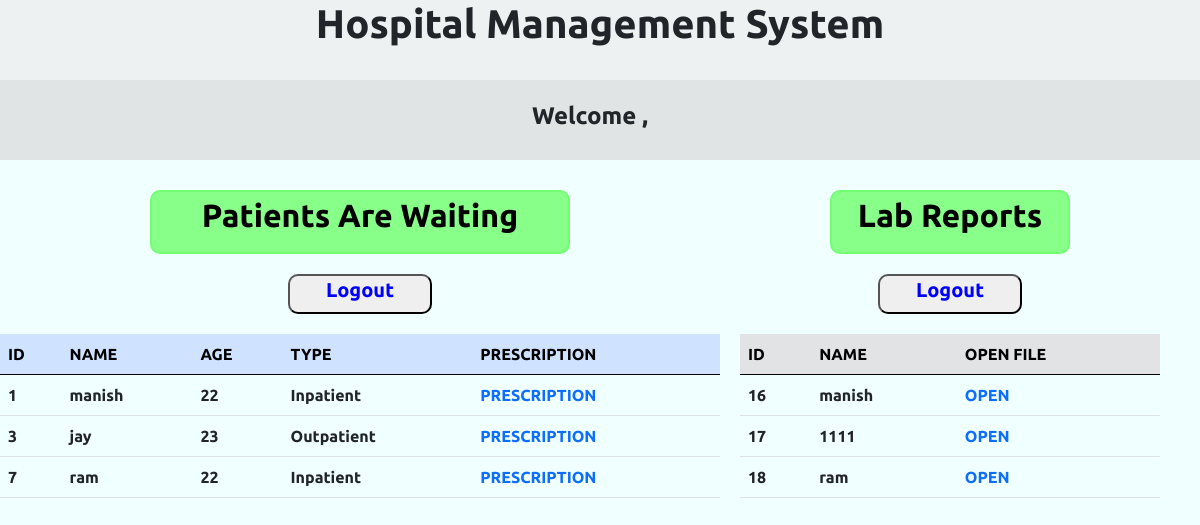
The app's page /doc_page.php (signed in) with its own data.
### tables this page shows
CREATE TABLE `appointed_patients` (
  `pat_id` int(100) NOT NULL,
  `name` varchar(200) NOT NULL,
  `age` int(3) NOT NULL,
  `doc` varchar(200) NOT NULL,
  `type` varchar(200) NOT NULL,
  `gender` varchar(20) NOT NULL,
  `added` varchar(20) NOT NULL
);

CREATE TABLE `lab_reports` (
  `rep_id` int(5) NOT NULL,
  `name` varchar(2000) NOT NULL,
  `filename` varchar(8000) NOT NULL
);

### doc_page.php (the view, shortened to what this page needs)
<?php
$conn = mysqli_connect('localhost', 'root' ,'', 'DBMS_secB');
            $query = "select * from appointed_patients as a , doctors as b
                    where a.doc = b.doc_name;
            ";
            $run = mysqli_query($conn,$query);
            $num = mysqli_num_rows($run);
            $query1 = "select * from lab_reports";
            $run1 = mysqli_query($conn,$query1);
            $num1 = mysqli_num_rows($run1);
?>
<!DOCTYPE html>
<html lang="en">
<head>
    <link href="https://cdn.jsdelivr.net/npm/bootstrap@5.0.2/dist/css/bootstrap.min.css" rel="stylesheet"
>
    <link rel="stylesheet" href="doc_page.css">
</head>
<body>
    <nav>
        <center>
            <div class="head1">
                <h1><b>Hospital Management System</b></h1>
            </div>
        </center>
        <div class="head2">
            <h4><b>Welcome , <snap class="user" style="padding-bottom:6px;"> <?php echo $_SESSION['doc_name']?></snap></b></h4>
        </div>
    </nav>
    <center >
    <div class="main">
        <div class="list">
                <h2><b>Patients Are Waiting</b></h2>
                <form class="" action="" method="post" autocomplete="off" style="font-weight: bolder;">
                <button type="submit" name="logout"  style="width:12vw; height:5vh; color:blue;  border-radius:10px; margin-bottom:20px; font-weight: bolder;"
                ><h5><b>Logout</b></h5></button>
                </form>
            <table class="table" class="table-primary">
                <thead>
                    <tr class="table-primary">
                        <th scope="col">ID</th>
                        <th scope="col">NAME</th>
                        <th scope="col">AGE</th>
                        <th scope="col">TYPE</th>
                        <th scope="col">PRESCRIPTION</th>
                    </tr>
                </thead>
                <?php
                    if($num>0)
                    {
                        while($data=mysqli_fetch_assoc($run))
                        {
                            echo"
                                <tr>
                                <td><b>".$data['pat_id']."</b></td>
                                <td><b>".$data['name']."</b></td>
                                <td><b>".$data['age']."</b></td>
                                <td><b>".$data['type']."</b></td>
                                <td><a href='prescribe.php' style='text-decoration:none;'>PRESCRIPTION</a></td>
                                </tr>
                            ";
                        };
                    }
                ?>
            </table>
        </div>
        <div class="lab_list">
        <h2><b>Lab Reports</b></h2>
        <table class="table" class="table-primary">
                <thead>
                    <tr class="table-secondary">
                    <th scope="col">ID</th>
                        <th scope="col">NAME</th>
                        <th scope="col">OPEN FILE</th>
                    </tr>
                </thead>
                <form class="" action="" method="post" autocomplete="off" style="font-weight: bolder;">
                <button type="submit" name="logout"  style="width:12vw; height:5vh; color:blue;  border-radius:10px; margin-bottom:20px; font-weight: bolder;"
                ><h5><b>Logout</b></h5></button>
                </form>
                <?php
                    if($num1>0)
                    {
                        while($data1=mysqli_fetch_assoc($run1))
                        {
                            echo"
                                <tr>
                                <td><b>".$data1['rep_id']."</b></td>
                                <td><b>".$data1['name']."</b></td>
                                <td><a href='$data1[filename]' target='_blank' style='text-decoration:none;'>OPEN</a></td>
                                </tr>
                            ";
                        };
                    }
                ?>
            </table>
        </div>
    </div>
    </center>
</body>
</html>

### doc_page.css (style rules this page uses)
* { margin: 0px 0px; padding: 0px 0px; font-family: 'Ubuntu', sans-serif; font-weight: bolder; }
body { background-color: azure; }
nav .head1 { min-width: 98vw; height: 10vh; background-color: rgb(237, 241, 241); }
nav .head2 { min-width: 98vw; min-height: 10vh; background-color: rgb(225, 228, 228); display: flex; justify-content: space-evenly; align-items: center; }
.main { display: flex; margin-top: 30px; height: 70vh; }
.list { min-width: 60vw; height: 100vh; }
.list h2 { width: 35vw; padding-top: 4px; margin-bottom: 20px; height: 8vh; border: 2px solid rgb(114, 255, 114); border-radius: 10px; background-color: rgb(136, 255, 136); color: black; }
.lab_list { margin-left: 20px; min-width: 35vw; height: 100vh; }
.lab_list h2 { width: 20vw; padding-top: 4px; margin-bottom: 20px; height: 8vh; border: 2px solid rgb(114, 255, 114); border-radius: 10px; background-color: rgb(136, 255, 136); color: black; }

### records on screen
appointed_patients: pat_id "1", name "manish", age "22", type "Inpatient"
appointed_patients: pat_id "3", name "jay", age "23", type "Outpatient"
appointed_patients: pat_id "7", name "ram", age "22", type "Inpatient"
lab_reports: rep_id "16", name "manish"
lab_reports: rep_id "17", name "1111"
lab_reports: rep_id "18", name "ram"
